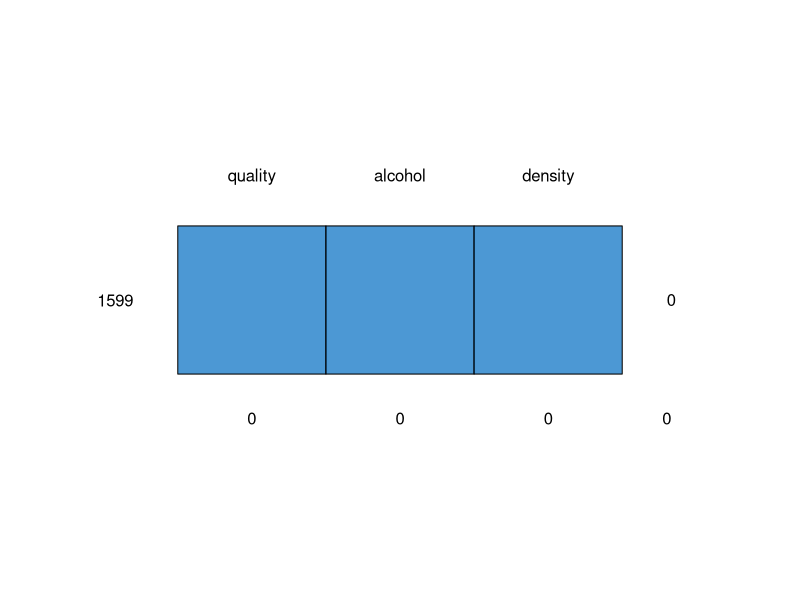
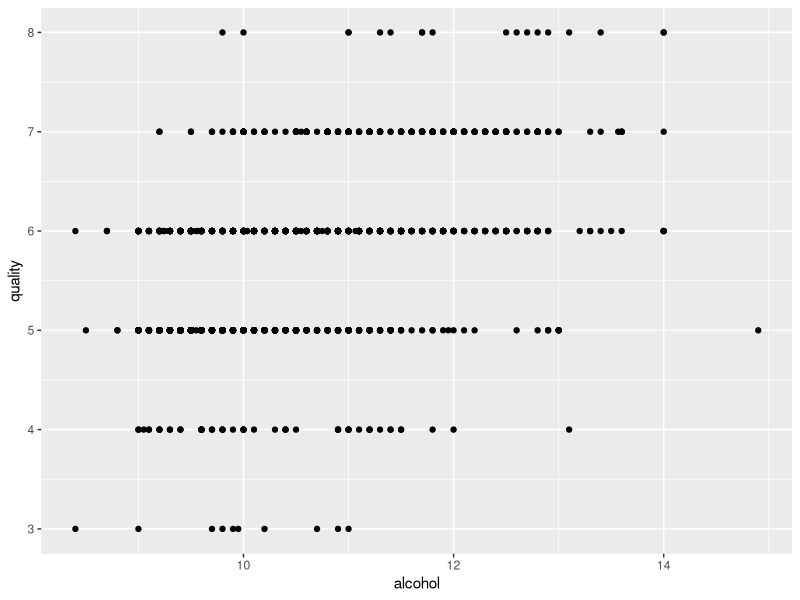
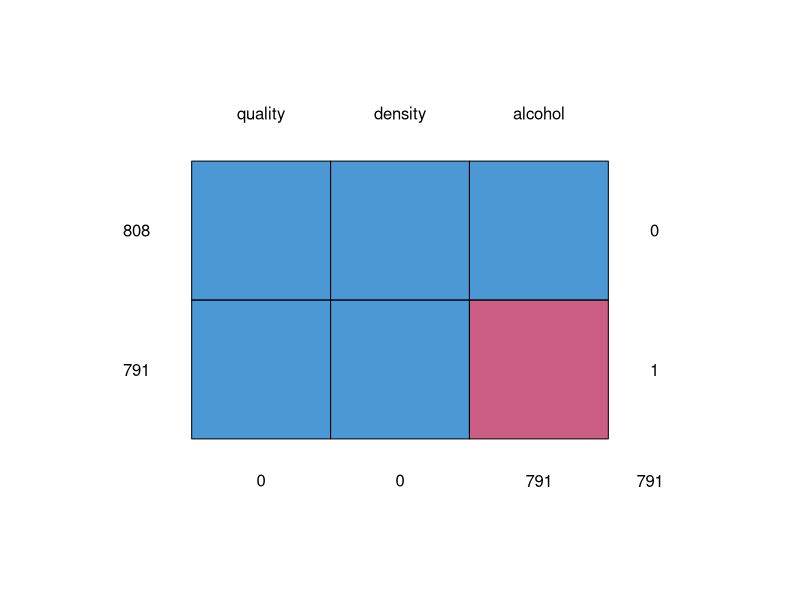
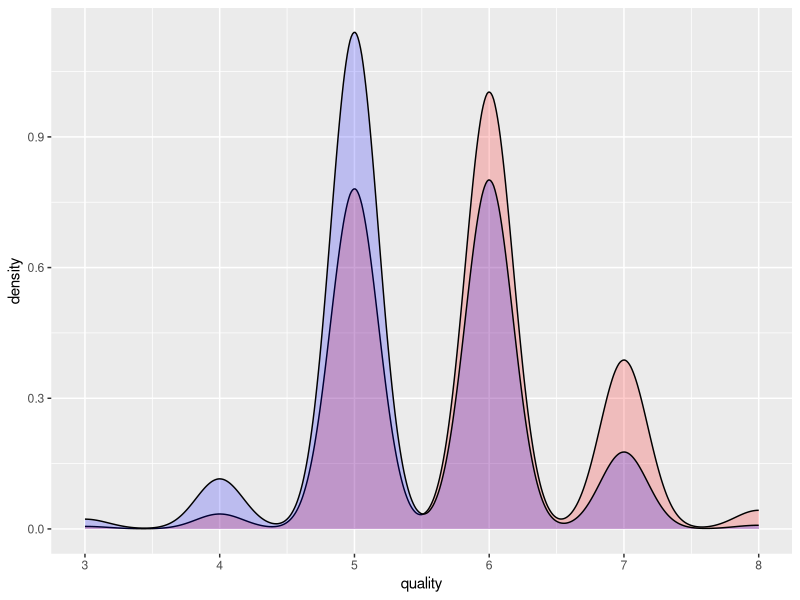
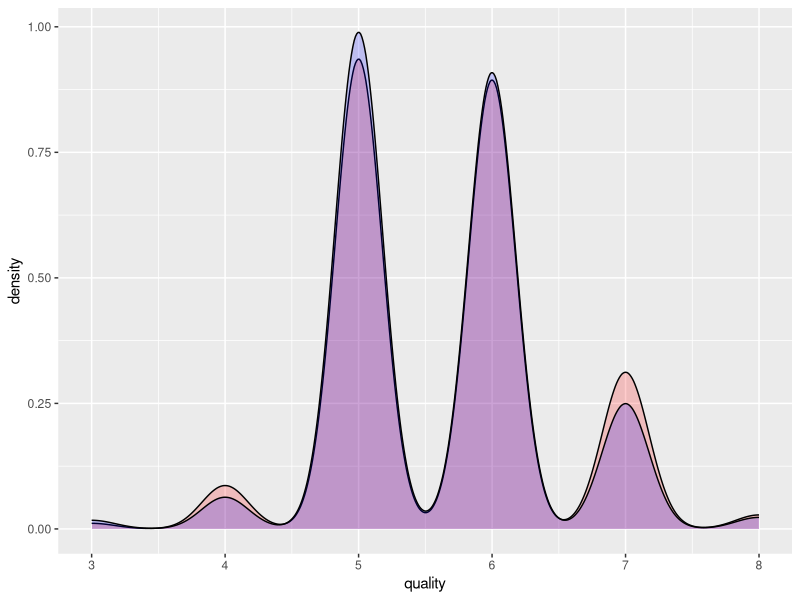
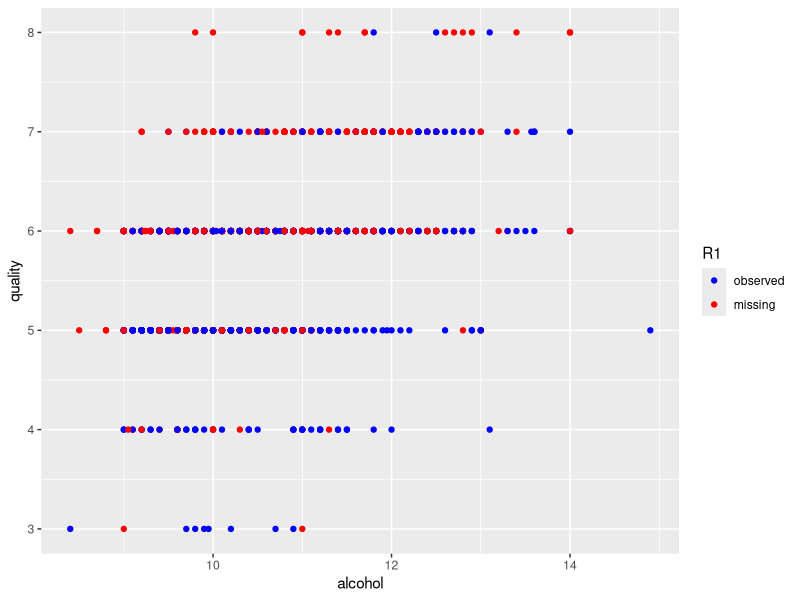
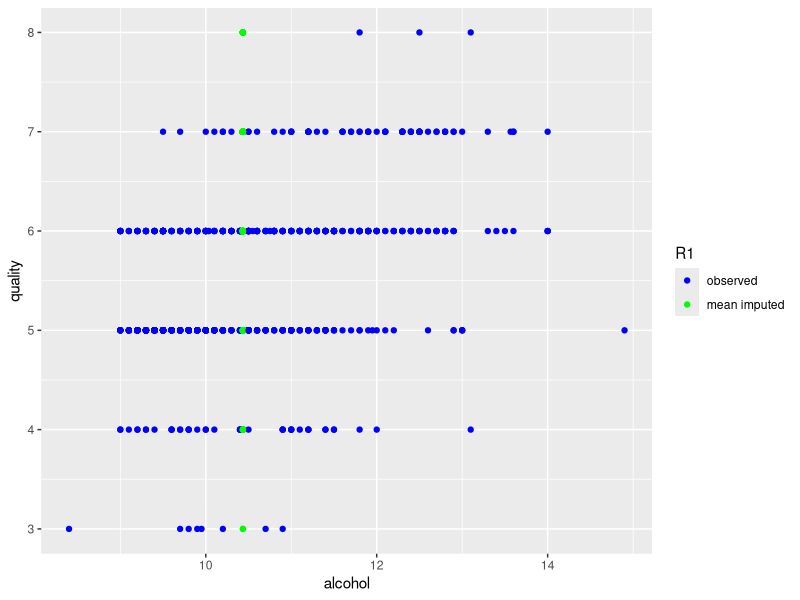
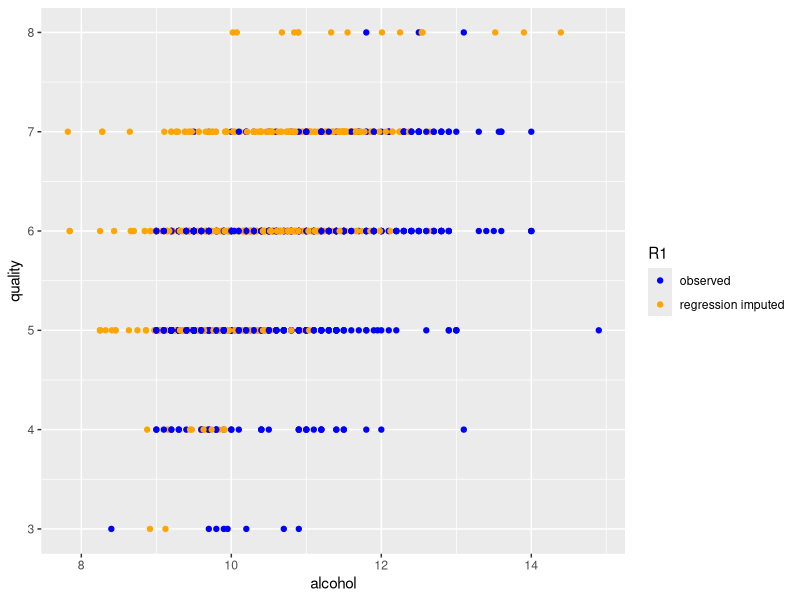

Here is the R script that generated these plots, in order:
### Workshop RLadies ###
### Handling missing data in R ###
### Author: Rianne Schouten ###
### All files available at github.com/rianneschouten/workshops ###

# Install and load the following packages

install.packages("mice")
install.packages("ggplot2")

library(mice)
library(ggplot2)

# 1. Missing Values Analysis

## We will use a sample dataset called 'Red Wine Quality'
## Load the complete dataset and select the three variables we will work with

com_data <- read.csv("red_wine_quality.txt", sep = '\t')
com_data <- com_data[, c('quality', 'alcohol', 'density')]

## Inspect the complete dataset
## How do you know there are no missing values in this dataset?

nrow(com_data)
summary(com_data)
cor(com_data)
md.pattern(com_data)

## Suppose you want to predict the quality of wines from the amount of alcohol
## they contain. Make a plot to visualize this relationship.

ggplot(com_data, aes(alcohol, quality)) +
  geom_point()

## In real life, you never have the complete dataset. We will therefore 
## create missing values in com_data and pretend we do not know about com_data. 
## In 'mice' we created function 'ampute()' to do the amputation for us. 
## We will not discuss 'ampute()' today but information is 
## available at rianneschouten.github.io

inc_data <- ampute(com_data, patterns = c(1, 0, 1))$amp

## Inspect the dataset again. How do you know that the dataset is now 
## incomplete? Can you find some information about which variable(s) is/are 
## incomplete and by how many? 

md.pattern(inc_data)

## Try to find out whether the dataset is MCAR, MAR or MNAR missing?
## Do this by: creating a vector that indicates whether a row has a missing 
## value.

R1 <- is.na(inc_data$alcohol)
red_data <- inc_data[R1 == 1, ]
blue_data <- inc_data[R1 == 0, ]

## Then, create a histogram to compare the distribution of 'quality' for 
## rows with missing values and rows without missing values

ggplot(data = inc_data, aes(quality)) + 
  geom_density(data = red_data, fill = "red", alpha = 0.2) + 
  geom_density(data = blue_data, fill = "blue", alpha = 0.2)

## Is the missingness likely to be MCAR or MAR/MNAR?

### Answer: the data is likely to be MAR/MNAR because the distributions do not 
### overlap. This means that on average, the values from the observed data are 
### different from the values from the unobserved data.

## If you have extra time, try to use ampute() to generate MCAR missingness in 
## com_data. Follow the same steps as above. How do you expect the histogram
## plot to look?

mcar_data <- ampute(com_data, 
                    patterns = c(1, 0, 1),
                    mech = 'MCAR')$amp

R2 <- is.na(mcar_data$alcohol)
red_data_mcar <- mcar_data[R2 == 1, ]
blue_data_mcar <- mcar_data[R2 == 0, ]
ggplot(data = mcar_data, aes(quality)) + 
  geom_density(data = red_data_mcar, fill = "red", alpha = 0.2) + 
  geom_density(data = blue_data_mcar, fill = "blue", alpha = 0.2)

# 2. Implementing missing data methods

## Earlier, you visualized the relationship between 'quality' and 'alcohol' in 
## the complete dataset. Now, use com_data and inc_data to visualize the 
## missing values. On average, where are the missing values? 
## How will this influence the relationship between the two variables? 

com_data$R1 <- R1
ggplot(data = com_data, aes(alcohol, quality, color = R1)) +
  geom_point() + 
  scale_color_manual(values = c('blue', 'red'), 
                     labels = c('observed', 'missing'))

### The missing values are more to the right hand side of the 'alcohol' values.
### Because of the positive correlation between 'alcohol' and 'quality', on 
### average, larger values of 'quality' are missing.

## Apply the technique of mean imputation
## To do this, first calculate the mean of the incomplete variable

mean_alcohol <- mean(inc_data$alcohol, na.rm = TRUE)

## Second, impute the missing values with this mean

mean_data <- inc_data
mean_data[R1 == 1, 'alcohol'] <- mean_alcohol

## Now, use the imputed dataset to visualize the relationship between 'quality'
## and 'alcohol'. What do you see? How will this missing data method influence 
## the relationship between the two variables? 

ggplot(data = mean_data, aes(alcohol, quality, color = R1)) +
  geom_point() + 
  scale_color_manual(values = c('blue', 'green'), 
                     labels = c('observed', 'mean imputed'))

## Intuitively, it would make sense to use the observed values of 'quality' and
## 'density' to find better imputations for 'alcohol'. 
## We will now set up our own regression imputation model to do this. 
## First, make a regression model using the observed data 

imp_model <- lm(alcohol ~ density * quality, inc_data, na.action = na.exclude)

## Second, use the model to find imputations for the missing 'alcohol' values
## Impute them in the incomplete dataset

imputations <- predict(imp_model, ic(inc_data))
reg_data <- inc_data
reg_data[R1 == 1, 'alcohol'] <- imputations

## Inspect the imputed dataset with a plot like above. What do you think of this
## imputation method? 

ggplot(data = reg_data, aes(alcohol, quality, color = R1)) +
  geom_point() + 
  scale_color_manual(values = c('blue', 'orange'), 
                     labels = c('observed', 'regression imputed'))

## The histogram method will also work to compare the observed with the imputed
## values. Compare the distribution of the observed values of alcohol with the 
## mean imputed values. 

ggplot(data = mean_data, aes(alcohol)) + 
  geom_density(data = mean_data[R1 == 1, ], fill = "green", alpha = 0.2) + 
  geom_density(data = mean_data[R1 == 0, ], fill = "blue", alpha = 0.2)

## Do the same for the regression imputed values. What are the differences? 

ggplot(data = reg_data, aes(alcohol)) + 
  geom_density(data = reg_data[R1 == 1, ], fill = "orange", alpha = 0.2) + 
  geom_density(data = reg_data[R1 == 0, ], fill = "blue", alpha = 0.2)

### With the regression imputation method, the distribution of the imputed 
### values looks much more like the disribution of the observed data. The
### distribution of the imputed values seems a bit more to the right, and a bit
### smaller.

## Package 'mice' is developed to perform multiple imputation. But it can also
## be used to perform single imputation. For mean imputation, the sintax is:

mids <- mice(inc_data, method = "mean", m = 1, maxit = 1)
summary(mids) # gives you the specifications
mice_mean_data <- complete(mids) # extracts the (first) imputed dataset

## Use 'mice' to perform the imputation method "sample"
## Then, make a histogram plot to compare the imputed values with the observed
## values. What do you see?

mids <- mice(inc_data, method = "sample", m = 1, maxit = 1)
mice_sample_data <- complete(mids)

ggplot(data = mice_sample_data, aes(alcohol)) + 
  geom_density(data = mice_sample_data[R1 == 1, ], fill = "orange", alpha = 0.2) + 
  geom_density(data = mice_sample_data[R1 == 0, ], fill = "blue", alpha = 0.2)

### 'Sample' samples from the observed 'alcohol' to find imputations. Therefore,
### the imputed values have the same distribution as the observed values. 
### Although this sounds like a perfect method, remember that in this simulation
### we know that on average, larger values of 'alcohol' are missing from the
### incomplete dataset. With 'sample', we are still missing those values.

# 3. Evaluating Missing Data Methods

## It depends on the specifics of the missingness and on the analysis you do 
## which missing data method is sufficient. So far, we have compared the imputed 
## values with the observed values. Hopefully, this has helped to understand
## what imputation is. In the end, the goal of imputation is not to recreate the
## data. The goal of imputation, in a research setting, is to find unbiased and
## efficient estimates. 

## Make a regression model predicting 'quality' from 'alcohol'. Do this for the 
## complete dataset (the truth) and the different imputed datasets you have 
## created so far. Check out the parameter estimate of the B coefficient, but 
## also check the uncertainty (standard error) of that estimate. Which methods
## performs best, so far? 

com_model <- summary(lm(quality ~ alcohol, com_data))$coefficients
drop_model <- summary(lm(quality ~ alcohol, inc_data, 
                         na.action = na.exclude))$coefficients
mean_model <- summary(lm(quality ~ alcohol, mean_data))$coefficients
reg_model <- summary(lm(quality ~ alcohol, reg_data))$coefficients
sample_model <- summary(lm(quality ~ alcohol, mice_sample_data))$coefficients

com_model
drop_model
mean_model
reg_model
sample_model

## Use 'mice' with method = "norm" and m = 5 to perform multiple imputation
## Perform the same linear model and pool the estimates. You can do this quite
## easily by using mice(), with() and pool() in three separate lines. 
## Compare the pooled regression estimates with the truth. What do you find?

mids <- mice(inc_data, method = "norm", m = 5, maxit = 5)
fit <- with(mids, lm(quality ~ alcohol))
mi_model <- summary(pool(fit))

com_model
mi_model

### For many analyses, pooling rules are available. Also, for most analyses,
### it is known which missing data methods work well. If you have a missing data
### situation in your scientific research (i.e. you need to find unbiased and 
### efficient estimates), search the literature for the best method.

### In prediction models, the aim of the analysis is generally to find the best
### predictions. Having unbiased and efficient parameter estimates is less
### important, and other factors play a role, such as the possibility to fit the
### missing data method in the pipeline.

### We will now practice with implementing a missing data method in a prediction
### model. We have to do the whole missing values analysis and missing values 
### treatment as part of the cleaning/feature selection process: in the training
### dataset. The parameters of the imputation method will have to be stored, and 
### then applied to the testset. We will evaluate the model with the mse. 

## First, split inc_data into a training and test dataset
train_test <- rbinom(n = nrow(inc_data), size = 1, prob = 0.7)
train <- inc_data[train_test == 1, ]
test <- inc_data[train_test == 0, ]

## Then, apply median imputation to the training set
median_alcohol <- median(train$alcohol, na.rm = TRUE)
R3 <- is.na(train$alcohol)
compl_train <- train
compl_train[R3 == 1, 'alcohol'] <- median_alcohol

### We will make a regression prediction model: predicting 'quality' from 
### 'alcohol'. Although the analysis method is the same here, the aim of the 
### analysis is different. We are not interested in the B coefficient, but we 
### wish to obtain the lowest mse. 

## Make a lm in the imputed training set.

train_model <- lm(quality ~ alcohol, compl_train)
predictions_train <- predict(train_model, compl_train)
mse_train <- mean(sum((compl_train$quality - predictions_train)^2))

## Apply the imputation procedure and analysis method to the test dataset.
## Make sure you use the information from the training dataset.

R4 <- is.na(test$alcohol)
compl_test <- test
compl_test[R4 == 1, 'alcohol'] <- median_alcohol
predictions_test <- predict(train_model, compl_test)
mse_test <- mean(sum((compl_test$quality - predictions_test)^2))

## Now, create your own imputation method or choose one that we have used above.
## Are you able to lower the mse_test? 

### End of the workshop ###
### Do not hestitate to contact me by email ###
### My contact details are at https://rianneschouten.github.io ###
### Or through twitter: @missD_ta ###